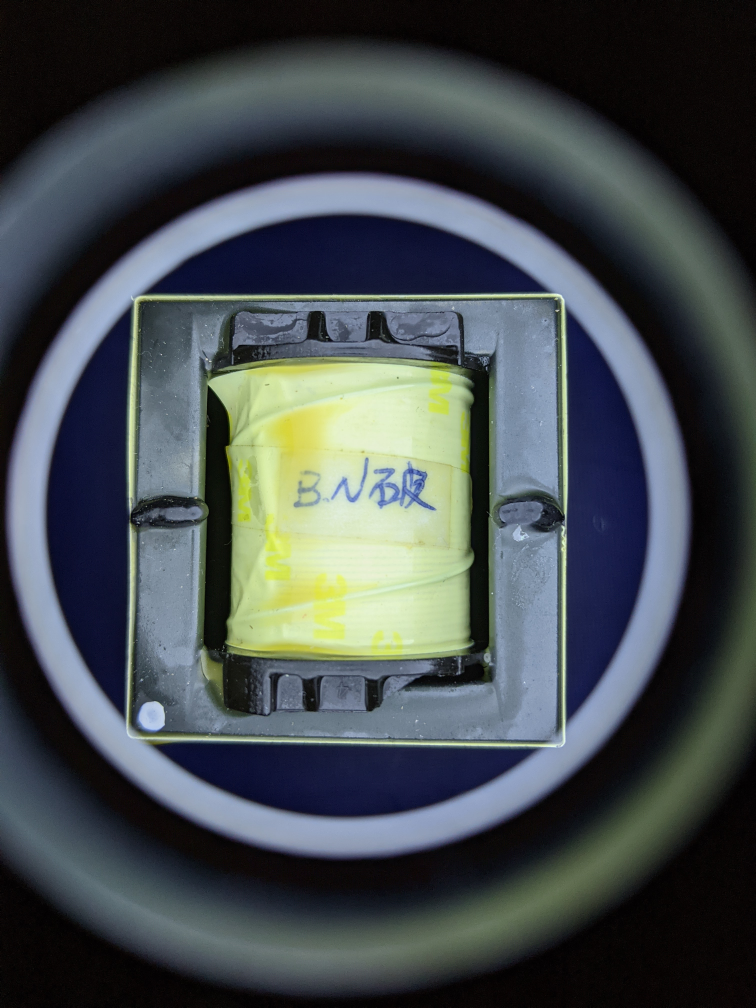
#> input picture defect-all/1.jpg, 3024 x 4032 px (shown at 1/4 size); its folder holds only this picture in this run
$ python main.py
#> lines starting #> are read from the running program, lines starting #| are printed output that depends on the picture
import argparse
import cv2
import numpy as np
import time

def rotate(image, angle, center=None, scale=1.0):
    (h, w) = image.shape[:2]
    if center is None:
        center = (w / 2, h / 2)
    M = cv2.getRotationMatrix2D(center, angle, scale)
    rotated = cv2.warpAffine(image, M, (w, h))
    return rotated

for i in range(1,31):

    img_num = "./defect-all/" + str(i) + ".jpg"
    print(img_num)

    image = cv2.imread(img_num)
#> image is the input picture: shape (4032, 3024, 3); mean B, G, R 78.7, 76.1, 69

    #image = cv2.resize(image,(500,500))
    #cv2.imshow("windows_name", image)

    rotated90 = rotate(image, 90)
#> in rotate, `rotated = cv2.warpAffine(image, M, (w, h))`:
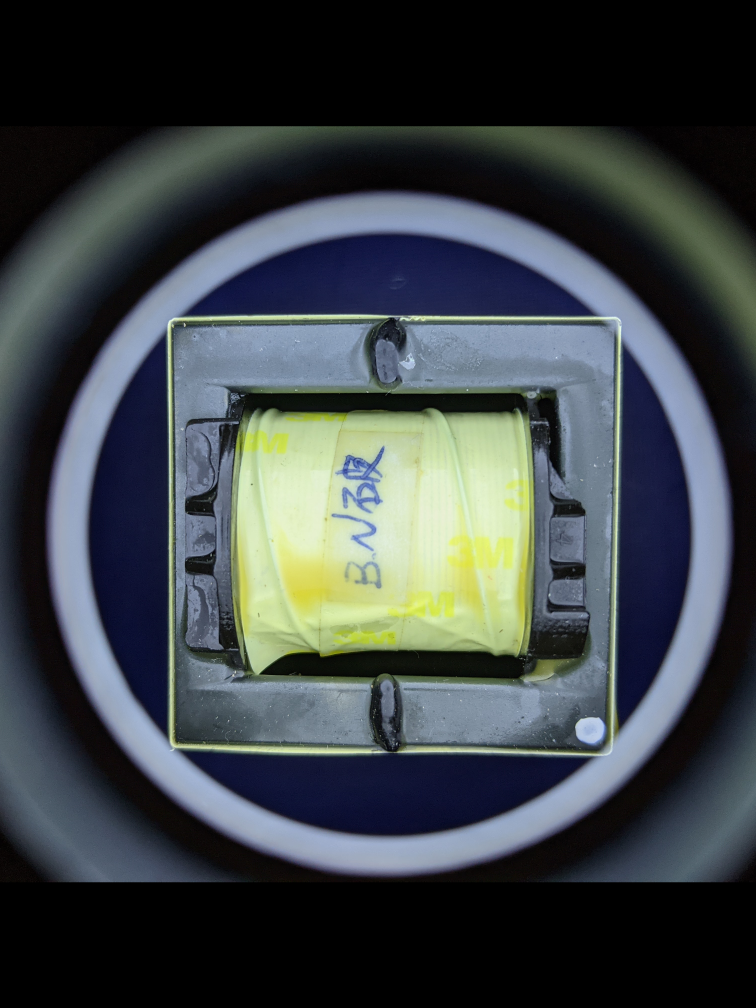
#> rotated: shape (4032, 3024, 3) (shown at 1/4 size); mean B, G, R 69.9, 67.2, 60.6
    #cv2.imshow("rotated90", rotated90)
    rotated90_text = "./defect-all/" + str(i) + "_2.jpg"
    cv2.imwrite(rotated90_text, rotated90)

    rotated180 = rotate(image, 180)
#> call 2 of rotate, with angle = 180, scale = 1
#> in rotate (call 2), `rotated = cv2.warpAffine(image, M, (w, h))`:
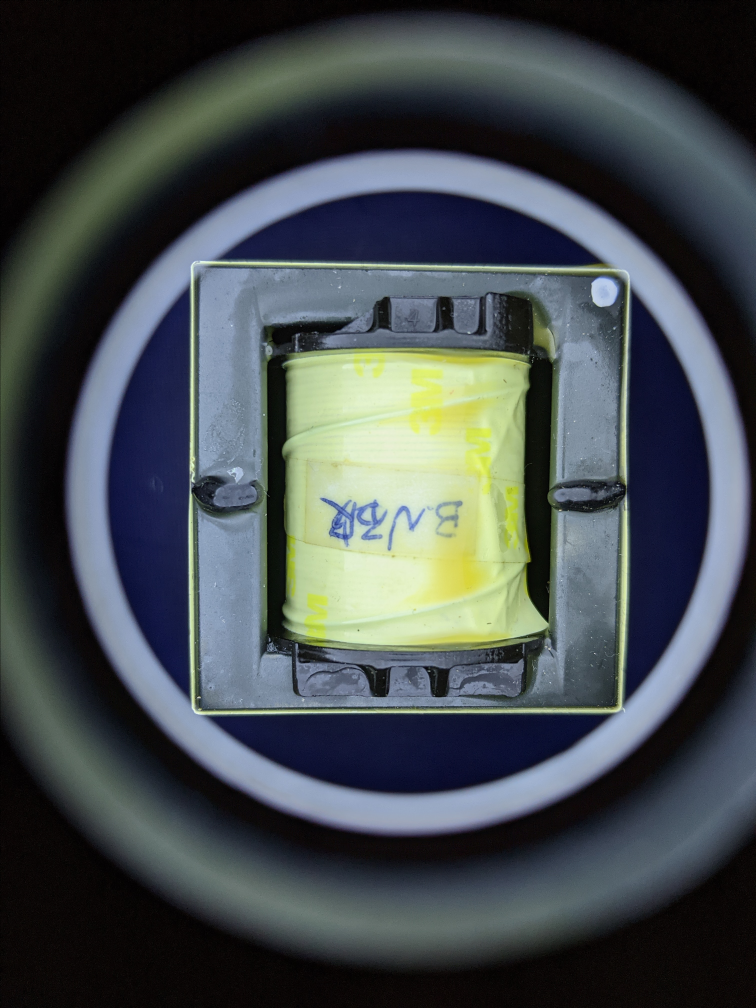
#> rotated: shape (4032, 3024, 3) (shown at 1/4 size); mean B, G, R 78.7, 76.1, 69
    rotated180_text = "./defect-all/" + str(i) + "_3.jpg"
    cv2.imwrite(rotated180_text, rotated180)
    #cv2.imshow("rotated180", rotated180)

    rotated270 = rotate(image, 270)
#> call 3 of rotate, with angle = 270, scale = 1
#> in rotate (call 3), `rotated = cv2.warpAffine(image, M, (w, h))`:
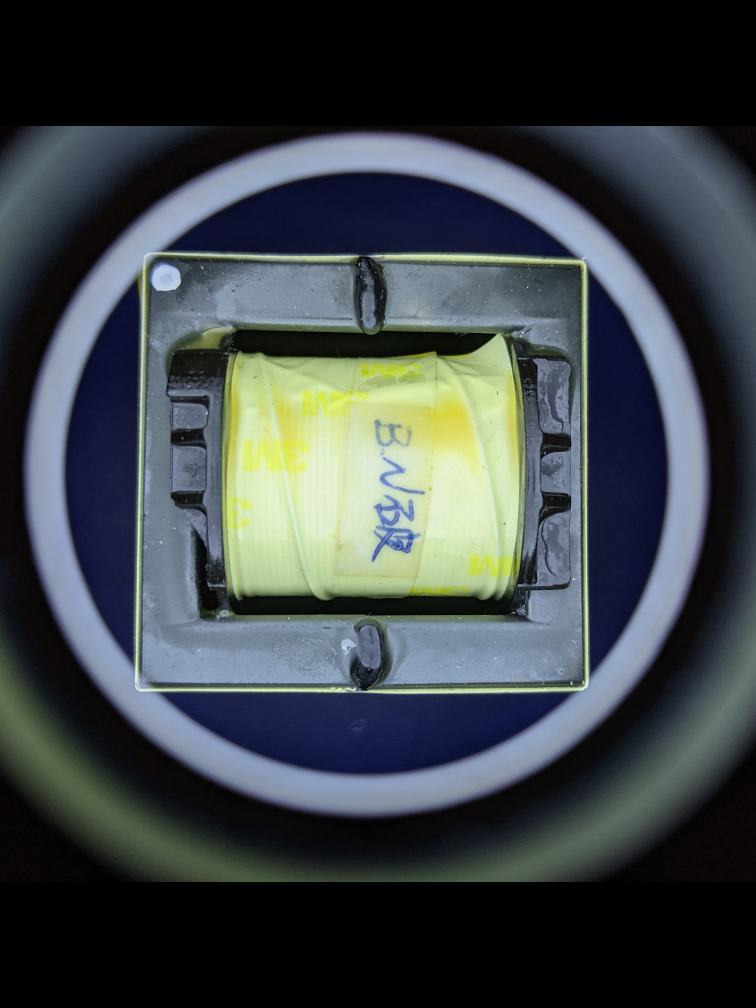
#> rotated: shape (4032, 3024, 3) (shown at 1/4 size); mean B, G, R 69.9, 67.2, 60.6
    rotated270_text = "./defect-all/" + str(i) + "_4.jpg"
    cv2.imwrite(rotated270_text, rotated270)
    # cv2.imshow("rotated270", rotated270)

    # Flipped Horizontally 水平翻转
    h_flip = cv2.flip(image, 1)
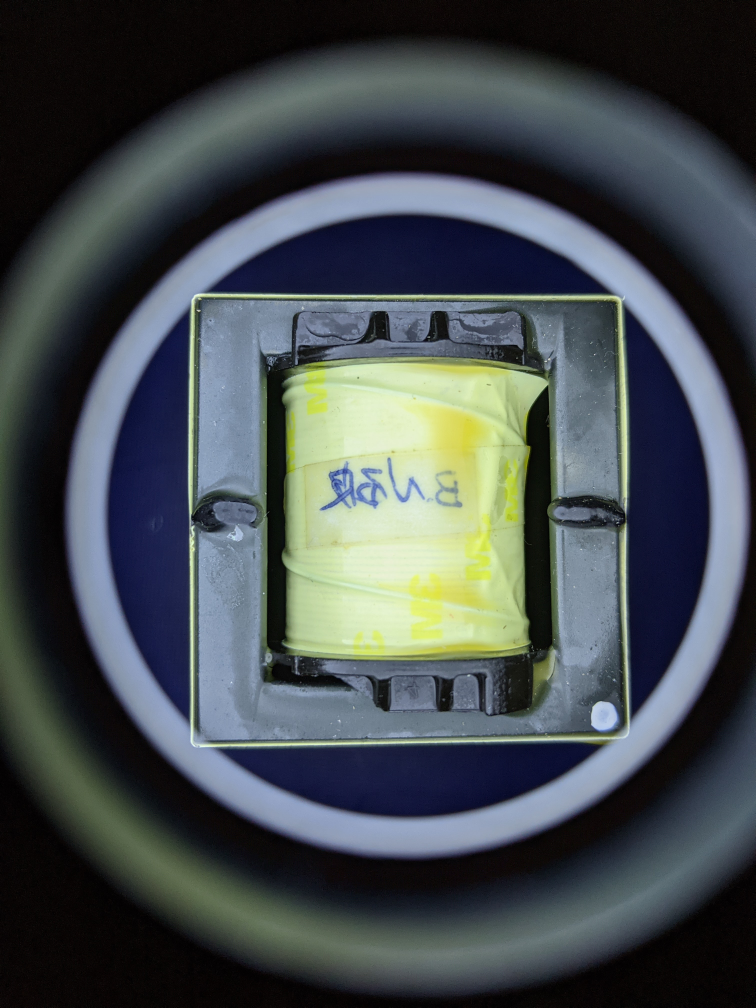
#> h_flip: shape (4032, 3024, 3) (shown at 1/4 size); mean B, G, R 78.7, 76.1, 69
    h_flip_text = "./defect-all/" + str(i) + "_5.jpg"
    cv2.imwrite(h_flip_text, h_flip)

    # Flipped Vertically 垂直翻转
    v_flip = cv2.flip(image, 0)
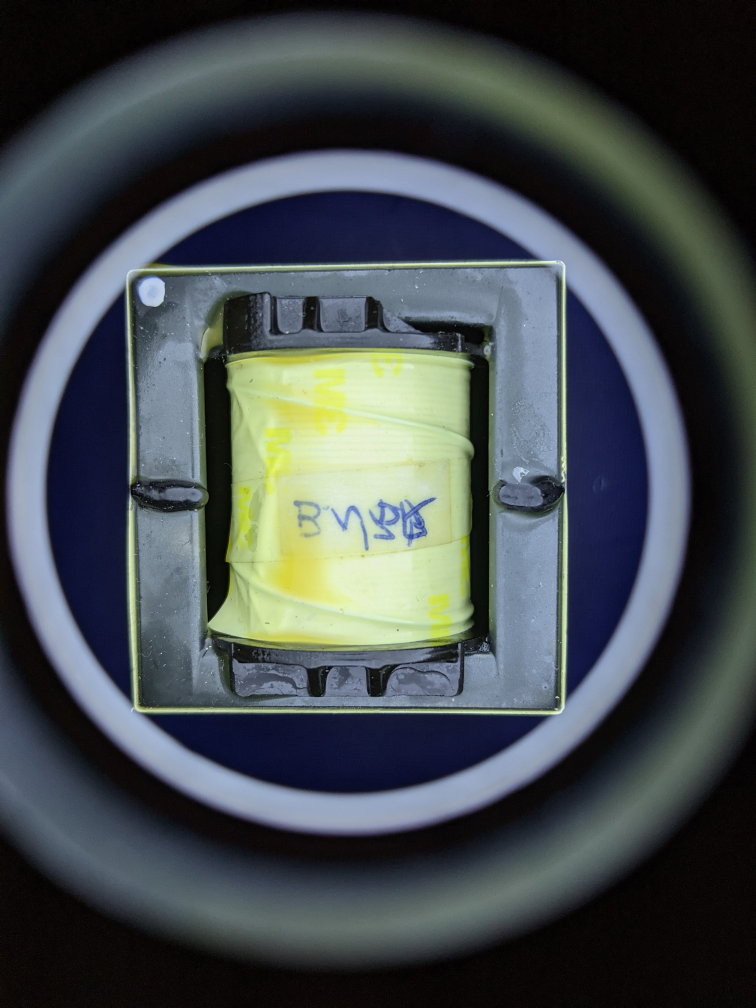
#> v_flip: shape (4032, 3024, 3) (shown at 1/4 size); mean B, G, R 78.7, 76.1, 69
    v_flip_text = "./defect-all/" + str(i) + "_6.jpg"
    cv2.imwrite(v_flip_text, v_flip)

    hv_flip = cv2.flip(image, -1)
#> (the run stopped early here; a loop or call above may not have finished)
